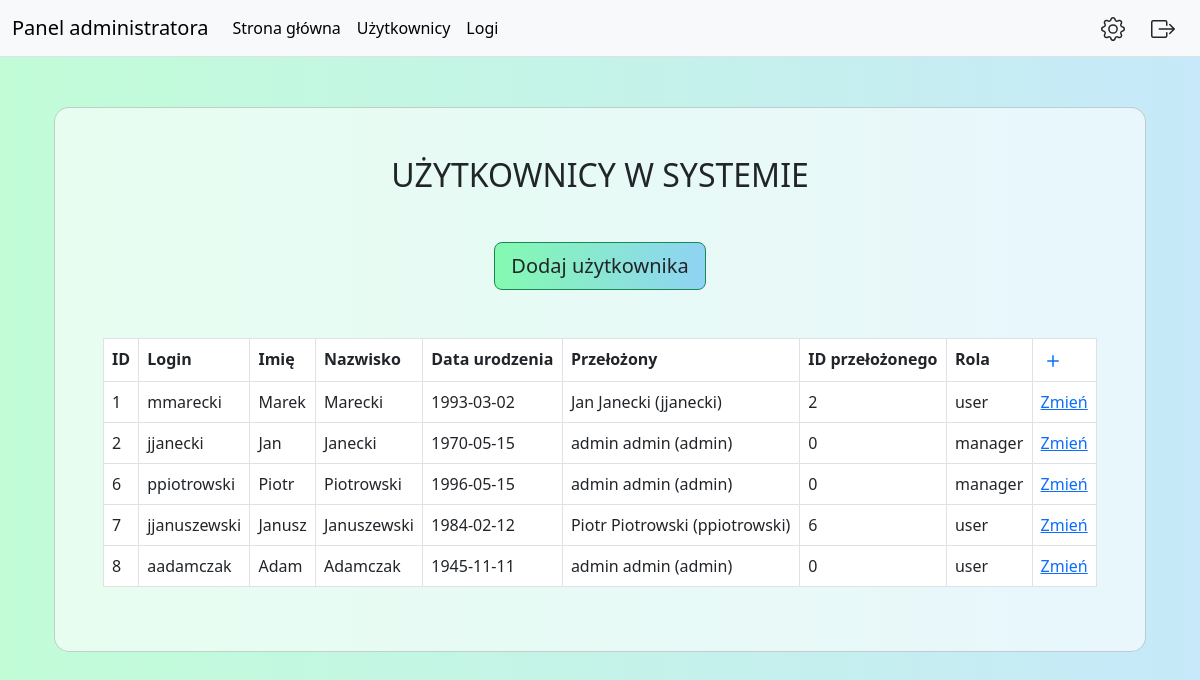
/adminusers.php (signed in), run on the app's committed database.
### tables this page shows
CREATE TABLE `user` (
  `id` int(11) NOT NULL,
  `login` varchar(30) NOT NULL,
  `name` varchar(30) NOT NULL,
  `surname` varchar(30) NOT NULL,
  `email` varchar(30) NOT NULL,
  `birthday` date NOT NULL,
  `manager_id` int(11) NOT NULL,
  `created_at` timestamp NOT NULL DEFAULT current_timestamp(),
  `password` varchar(250) NOT NULL,
  `role_id` int(11) NOT NULL
);

CREATE TABLE `role` (
  `id` int(11) NOT NULL,
  `role` enum('admin','manager','user','') NOT NULL
);

### adminusers.php (the view, shortened to what this page needs)
<?php
    require_once('./scripts/connect.php');
?>
<!DOCTYPE html>
<html lang="pl">
<head>
    <link rel="stylesheet" href="./style/css/bootstrap.css">
    <link rel="stylesheet" href="./style/css/style.css">
</head>
<body>
    <?php
        require_once('./view/view_admin/navbar.php');
    ?>
    <div class="container">
        <div class="mask d-flex align-items-center h-100">
            <div class="container h-100">
                <div class="row d-flex justify-content-center align-items-center h-100">
                    <div class="col-12 col-md-9 col-lg-7 col-xl-6" style="padding-top: 50px; width: 100%;">
                        <div class="card" style="border-radius: 15px;">
                            <div class="card-body p-5">
                                <h2 class="text-uppercase text-center mb-5">Użytkownicy w systemie</h2>
                                <div class="d-flex justify-content-center">
                                    <a href="./register.php" class="btn btn-success btn-block btn-lg gradient-custom-4 text-body">Dodaj użytkownika</a>
                                </div>
                                <br/><br/>
                                <?php
                                $queryUser='SELECT u.id as userid, u.login, u.name, u.surname, u.birthday, m.id as manager_id, role.role, concat(m.name," ",m.surname," (",m.login,")") as manager_name FROM user u join user m on m.id=u.manager_id join role on u.role_id=role.id where u.id>0 order by u.id asc';
                                $fetchUser=$con->query($queryUser);
                                $rowCount=$fetchUser->rowCount();
                                $fetchUser=$fetchUser->fetchAll(PDO::FETCH_ASSOC);
                                echo '<table class="table table-bordered">';
                                echo '<tr> <th> ID </th> <th> Login </th> <th> Imię </th> <th> Nazwisko </th> <th> Data urodzenia </th> <th> Przełożony </th> <th> ID przełożonego </th> <th> Rola </th>
                                <th> <a href="./register.php"><svg xmlns="http://www.w3.org/2000/svg" width="24" height="24" fill="currentColor" class="bi bi-plus" viewBox="0 0 16 16">
                                <path d="M8 4a.5.5 0 0 1 .5.5v3h3a.5.5 0 0 1 0 1h-3v3a.5.5 0 0 1-1 0v-3h-3a.5.5 0 0 1 0-1h3v-3A.5.5 0 0 1 8 4z"/>
                                </svg></a> </th> </tr>';
                                for($i=0; $i<=($rowCount-1); $i++){
                                    echo '<tr>';
                                    echo '<td>'.$fetchUser[$i]['userid'].'</td>';
                                    echo '<td>'.$fetchUser[$i]['login'].'</td>';
                                    echo '<td>'.$fetchUser[$i]['name'].'</td>';
                                    echo '<td>'.$fetchUser[$i]['surname'].'</td>';
                                    echo '<td>'.$fetchUser[$i]['birthday'].'</td>';
                                    echo '<td>'.$fetchUser[$i]['manager_name'].'</td>';
                                    echo '<td>'.$fetchUser[$i]['manager_id'].'</td>';
                                    echo '<td>'.$fetchUser[$i]['role'].'</td>';
                                    echo '<td><a href="./userchg.php?userid='.$fetchUser[$i]['userid'].'">Zmień</a></td>';
                                    echo '</tr>';
                                }
                                echo '</table>';
                                ?>
                            </div>
                        </div>
                    </div>
                </div>
            </div>
        </div>
    </div>
</body>
</html>

### style/css/style.css (style rules this page uses)
body { background: #84fab0; background: -webkit-linear-gradient(to right, rgba(132, 250, 176, 0.5), rgba(143, 211, 244, 0.5)); background: linear-gradient(to right, rgba(132, 250, 176, 0.5), rgba(143, 211, 244, 0.5)); }
.gradient-custom-4 { background: #84fab0; background: -webkit-linear-gradient(to right, rgba(132, 250, 176, 1), rgba(143, 211, 244, 1)); background: linear-gradient(to right, rgba(132, 250, 176, 1), rgba(143, 211, 244, 1)) }
.card { --bs-card-bg: rgba(255, 255, 255, 0.6); }
.table { --bs-table-bg: rgba(255, 255, 255, 1); }

### data on the page
user: id "1", login "mmarecki", name "Marek", surname "Marecki", birthday "1993-03-02", manager_name "Jan Janecki (jjanecki)", user.id "2", role.role "user"
user: id "2", login "jjanecki", name "Jan", surname "Janecki", birthday "1970-05-15", manager_name "admin admin (admin)", user.id "0", role.role "manager"
user: id "6", login "ppiotrowski", name "Piotr", surname "Piotrowski", birthday "1996-05-15", manager_name "admin admin (admin)", user.id "0", role.role "manager"
user: id "7", login "jjanuszewski", name "Janusz", surname "Januszewski", birthday "1984-02-12", manager_name "Piotr Piotrowski (ppiotrowski)", user.id "6", role.role "user"
user: id "8", login "aadamczak", name "Adam", surname "Adamczak", birthday "1945-11-11", manager_name "admin admin (admin)", user.id "0", role.role "user"
